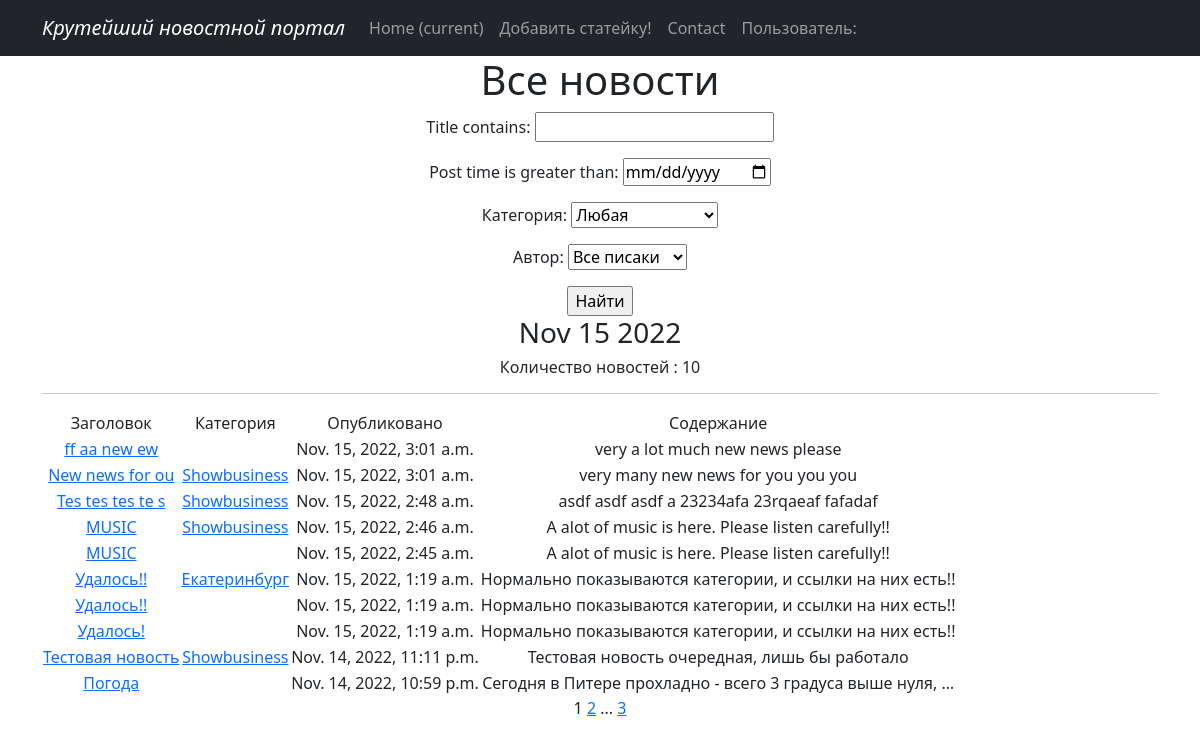
Page /news/ on the committed database.
### News/models.py (models this page shows, shortened)
class Post(models.Model):
    author = models.ForeignKey(Author, on_delete=models.CASCADE)
    post_time = models.DateTimeField(auto_now_add = True)
    post_type = models.CharField(max_length=3, choices = CHOICES, default = news)
    title = models.CharField(max_length=255)
    content = models.TextField()
    post_rating = models.IntegerField(default=0)
    category = models.ManyToManyField(Category, through = 'PostCategory')

class Category(models.Model):
    category_name = models.CharField(max_length=255, unique = True, null=True, blank=True)
    subscribers = models.ManyToManyField(User, related_name ='categories')
    def __str__(self):
       return f'{self.category_name}'

### News/views.py (the view)
# urls.py: path('', PostList.as_view(), name= 'post_list'),
class PostList(ListView):
    model = Post
    ordering = '-post_time'
    template_name = 'posts.html'
    context_object_name = 'posts'
    paginate_by = 10
    def get_queryset(self):
        queryset = super().get_queryset()
        self.filterset = PostFilter(self.request.GET, queryset)
        return self.filterset.qs
    def get_context_data(self, **kwargs):
        context = super().get_context_data(**kwargs)
        context['time_now'] = datetime.utcnow()
        context['filterset'] = self.filterset
        return context

### News/models.py (called while the page is built)
    def __str__(self):
        return f'{self.user.username}'

### News/templatetags/custom_filters.py (called while the page is built)
@register.filter()
def cenzura(value):
    for word in Slovechki:
        value = value.replace(word, '*' * len(word))
    return value

### News/templatetags/custom_tags.py (called while the page is built)
@register.simple_tag(takes_context=True)
def url_replace(context, **kwargs):
   d = context['request'].GET.copy()
   for k, v in kwargs.items():
       d[k] = v
   return d.urlencode()

### templates/posts.html (shortened to what this page needs)
{% extends 'flatpages/default.html' %}
{% load custom_filters %}
{% load custom_tags %}
{% block content %}
   <h1>Все новости</h1>
   <form action="" method="get">
       {{ filterset.form.as_p }}
       <input type="submit" value="Найти" />
   </form>
   <h3>{{ time_now|date:'M d Y' }}</h3>
   <h6> Количество новостей : {{ posts | length }} </h6>
   <hr>
   {% if posts %}
       <table>
           <tr>
               <td>Заголовок</td>
               <td>Категория </td>
               <td>Опубликовано</td>
               <td>Содержание</td>
           </tr>
           {% for Post in posts %}
           <tr>
               <td> <a  href ="{{Post.id}} "> {{ Post.title | cenzura }}</a>  </td>
               <td> {% for category in Post.category.all %}
                    <a  href ="{% url 'category_list' category.id %}"> {{ category}}</a>
                    {% endfor %} </td>
               <td>{{ Post.post_time }}</td>
               <td>{{ Post.content | truncatewords:10 | cenzura }}</td>
           </tr>
           {% endfor %}
       </table>
   {% else %}
       <h2>Новости не найдены!</h2>
   {% endif %}
   {{ page_obj.number }}
   {% if page_obj.has_next %}
       <a href="?{% url_replace page=page_obj.next_page_number %}">{{ page_obj.next_page_number }}</a>
       {% if paginator.num_pages != page_obj.next_page_number %}
           ...
           <a href="?{% url_replace page=page_obj.paginator.num_pages %}">{{ page_obj.paginator.num_pages }}</a>
       {% endif %}
   {% endif %}
{% endblock content %}

### rows in the picture
Post: title|cenzura "ff aa new ew", post_time "Nov. 15, 2022, 3:01 a.m.", content|cenzura "very a lot much new news please"
Post: title|cenzura "New news for ou", post_time "Nov. 15, 2022, 3:01 a.m.", content|cenzura "very many new news for you you you"
Category: category_name "Showbusiness"
Post: title|cenzura "Tes tes tes te s", post_time "Nov. 15, 2022, 2:48 a.m.", content|cenzura "asdf asdf asdf a 23234afa 23rqaeaf fafadaf"
Post: title|cenzura "MUSIC", post_time "Nov. 15, 2022, 2:46 a.m.", content|cenzura "A alot of music is here. Please listen carefully!!"
Post: title|cenzura "MUSIC", post_time "Nov. 15, 2022, 2:45 a.m.", content|cenzura "A alot of music is here. Please listen carefully!!"
Post: title|cenzura "Удалось!!", post_time "Nov. 15, 2022, 1:19 a.m.", content|cenzura "Нормально показываются категории, и ссылки на них есть!!"
Category: category_name "Екатеринбург"
Post: title|cenzura "Удалось!!", post_time "Nov. 15, 2022, 1:19 a.m.", content|cenzura "Нормально показываются категории, и ссылки на них есть!!"
Post: title|cenzura "Удалось!", post_time "Nov. 15, 2022, 1:19 a.m.", content|cenzura "Нормально показываются категории, и ссылки на них есть!!"
Post: title|cenzura "Тестовая новость", post_time "Nov. 14, 2022, 11:11 p.m.", content|cenzura "Тестовая новость очередная, лишь бы работало"
Post: title|cenzura "Погода", post_time "Nov. 14, 2022, 10:59 p.m.", content|cenzura "Сегодня в Питере прохладно - всего 3 градуса выше нуля, …"

### other values in the picture
{{ time_now|date:'M d Y' }} "Nov 15 2022"
{{ posts | length }} "10"
{{ page_obj.number }} "1"
{{ page_obj.next_page_number }} "2"
{{ page_obj.paginator.num_pages }} "3"
